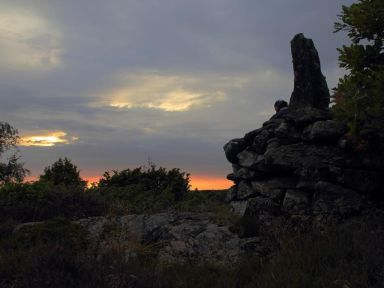
%> input picture BubblesFreq/Stimuli/imgs/smallish/Abend.jpg, 384 x 288 px
$ octave FreqBubblePrototype.m   (GNU Octave 9; MATLAB toolbox functions it lacks are replaced by stand-ins)
%> lines starting %> are read from the running program, lines starting %| are printed output that depends on the picture
%% Settings
clear
clc
%how many Bubbles per frequency
howMany=100;
%power of bandwidth distribution
pow=12;
%bubble size
sd=12;
%Bild in den speicher Laden
p=imread('./Stimuli/imgs/smallish/Abend.jpg');
%> p is the input picture: size 288x384x3 uint8; mean R, G, B 74.7, 72.9, 73.3
%Schwarz-Weiß konvertieren
r=rgb2gray(p);
%r=p;
[y,x,z]=size(r);
%> y = 288; x = 384; z = 1
%% Transform to spectral
r_fft=fft2(r);
%WATCH OUT when you shift, you have to shift that shit back before
%transforming back to image
r_fft=fftshift(r_fft);
maxrd= ceil(sqrt(((x/2)^2)+((y/2)^2)));
%> maxrd = 240

% [11 lines of commented-out code are left out]
%% ringfilter
[xmat, ymat]= meshgrid(1:x, 1:y);
radiusIn=[0,ceil(maxrd/16),ceil(maxrd/8),ceil(maxrd/4),ceil(maxrd/2)];
%> radiusIn = [0 15 30 60 120]
radiusOut=[ceil(maxrd/16),ceil(maxrd/8),ceil(maxrd/4),ceil(maxrd/2), maxrd];
%> radiusOut = [15 30 60 120 240]

center= [ceil(x/2)+1 ceil(y/2)+1];
%> center = [193 145]
dist= sqrt((xmat-center(1)).^2+(ymat-center(2)).^2);

ringList={};
for i=1:length(radiusIn)
    circIn=dist<=radiusIn(i);
    circOut=dist<=radiusOut(i);
    circOut=circOut==0;
    ring=circIn+circOut;
    ring=ring==0;
    ringList{i}=ring;
end
ringList{1}(center(1), center(2))=1;
ringAdd=ringList{1}+ringList{2}+ringList{3}+ringList{4}+ringList{5};

%% Use Filters
%Creating an image for each Bandwidth
r_new_fft1=r_fft.*ringList{1};
r_new_fft2=r_fft.*ringList{2};
r_new_fft3=r_fft.*ringList{3};
r_new_fft4=r_fft.*ringList{4};
r_new_fft5=r_fft.*ringList{5};
% bla= r_new_fft1+r_new_fft2+r_new_fft3+r_new_fft4+r_new_fft5;

%transform Back to Time
r_new1= ifft2(ifftshift(r_new_fft1));
r_new2= ifft2(ifftshift(r_new_fft2));
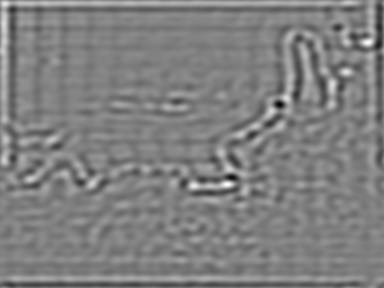
%> r_new2: size 288x384 double; min -63.11, max 62.36, mean 0; drawn with min black and max white
r_new3= ifft2(ifftshift(r_new_fft3));
r_new4= ifft2(ifftshift(r_new_fft4));
r_new5= ifft2(ifftshift(r_new_fft5));
% r_newbla= ifft2(bla);
% r_newbla=r_newbla/max(max(r_newbla)).*255;


%% Set bubble locations
bandMask={};
for j=1:4
    amount=howMany;
    xLocations=zeros(1,amount);
    yLocations=zeros(1,amount);

    for i=1:amount
        xLocations(i)=randi(x);
        yLocations(i)=randi(y);
    end

    bandMask{1,j}=xLocations;
    bandMask{2,j}=yLocations;
end
%% Make one Mask per Frequency
x2 = 1:y;
x1 = 1:x;
[X1,X2] = meshgrid(x1,x2);
maskList={};
for j=1:4
    if j==1
       amount=1;
       m=mean(radiusIn(j)+1:radiusOut(j));
       sd=ceil((x/m)*3)

    elseif j==2
        amount =5;
        m=mean(radiusIn(j)+1:radiusOut(j));
        sd=ceil((x/m)*3)

    elseif j==3
        amount =10;
        m=mean(radiusIn(j)+1:radiusOut(j));
        sd=ceil((x/m)*3)
    else
        amount=20;
        m=mean(radiusIn(j)+1:radiusOut(j));
        sd=ceil((x/m)*3)

    end

    mask = zeros(y,x);
    for i = 1:amount
        mu=[bandMask{1,j}(i), bandMask{2,j}(i)];
        F = (1./sqrt(2.*pi.*sd)).*exp( -((((X1-mu(1)).^2)+((X2-mu(2)).^2)) ./ (sd.^2)));
        F=F./max(max(F));
        mask=mask+F;
    end
    mask(mask>1)=1;
    maskList{j}=mask;

end
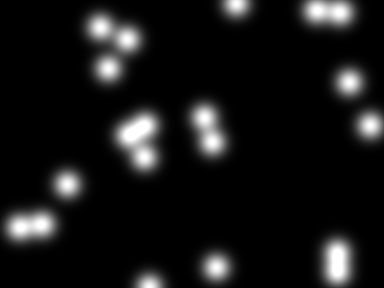
%> mask: size 288x384 double; min 2.39e-32, max 1, mean 0.09

%% Cut imaginary part of output
im1=double(real(r_new1))./255;
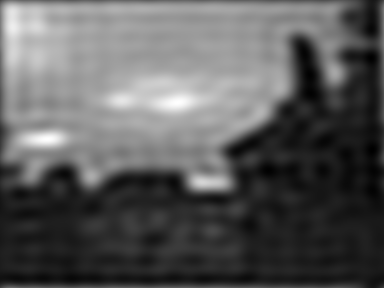
%> im1: size 288x384 double; min -0.324, max 0.58, mean -7.2e-18; drawn with min black and max white
im2=double(real(r_new2))./255;
im3=double(real(r_new3))./255;
im4=double(real(r_new4))./255;
im5=double(real(r_new5))./255;

s1=im2.* maskList{1};
s2=im3.* maskList{2};
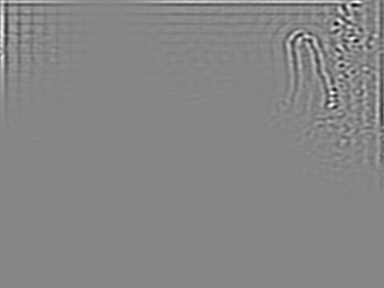
%> s2: size 288x384 double; min -0.158, max 0.142, mean 0.000229; drawn with min black and max white
s3=im4.* maskList{3};
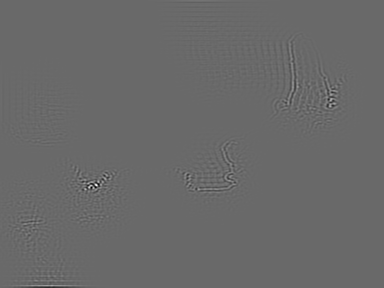
%> s3: size 288x384 double; min -0.165, max 0.233, mean -2.34e-05; drawn with min black and max white
s4=im5.* maskList{4};

%% making the Stimulus
%uses the mask as percentages for how much of the
%original image should be seen
%stimulus=(im1)+(im2.* maskList{1})+(im3.* maskList{2})+(im4.* maskList{3})+(im5.* maskList{4}) ;
stimulus=(im1)+(s1)+(s2)+(s3)+(s4) ;

%normalizes for display
stimNorm=stimulus/max(max(stimulus)).*255;
stimulus=uint8(stimNorm);
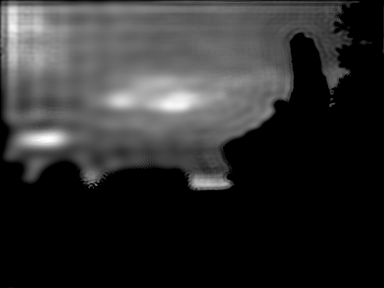
%> stimulus: size 288x384 uint8; min 0, max 255, mean 47.6
% figure(2)
imshow(stimulus)


figure(3)
subplot(1,5,1), imshow(uint8(im1/max(max(im1)).*255))
subplot(1,5,2), imshow(uint8(s1/max(max(s1)).*255))
subplot(1,5,3), imshow(uint8(s2/max(max(s2)).*255))
subplot(1,5,4), imshow(uint8(s3/max(max(s3)).*255))
subplot(1,5,5), imshow(uint8(s4/max(max(s4)).*255))
%> after `imshow(uint8(s4/max(max(s4)).*255))`:
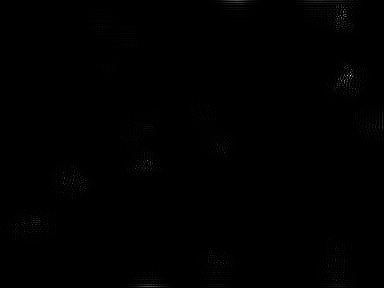
%> displayed picture: size 288x384, on the screen's scale of 0 to 255; min 0, max 255, mean 0.6

$ run again, with BubblesFreq/Stimuli/imgs/smallish/Berg.jpg copied over BubblesFreq/Stimuli/imgs/smallish/Abend.jpg
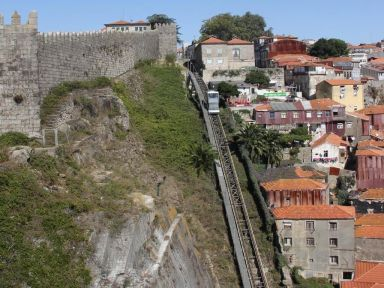
%> input picture BubblesFreq/Stimuli/imgs/smallish/Berg.jpg, 384 x 288 px
%> p is the input picture: size 288x384x3 uint8; mean R, G, B 121.9, 116.4, 106.5
%> `s4=im5.* maskList{4};`:
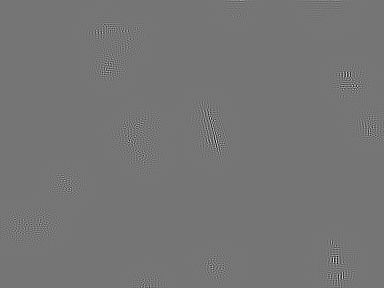
%> s4: size 288x384 double; min -0.139, max 0.161, mean 2.43e-06; drawn with min black and max white
%> `imshow(uint8(s4/max(max(s4)).*255))`:
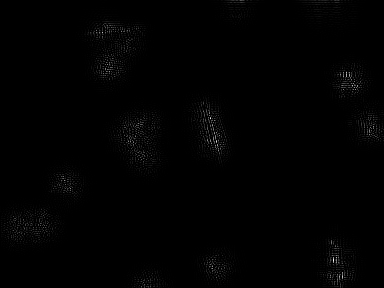
%> displayed picture: size 288x384, on the screen's scale of 0 to 255; min 0, max 255, mean 1.6
